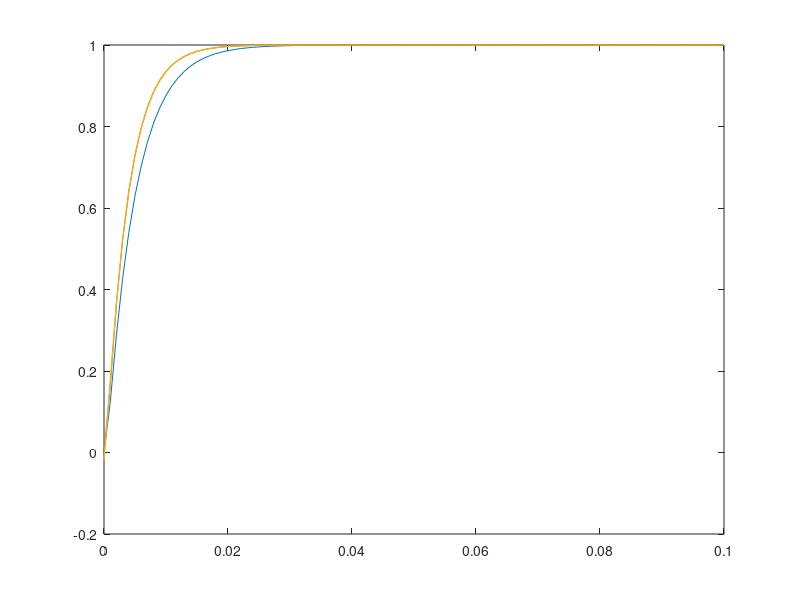

Recreate this plot in MATLAB.
%% Observador
clc, clear
% Define the system transfer function
R1 = 2e3;
C1 = 1e-6;
R2 = 1e3;
C2 = 1e-6;

A = [-(1/R1+1/R2)/C1 1/(R2*C1);1/(R2*C2) -1/(R2*C2)];
B = [1/(R1*C1); 0];
C = [0 1];

% Sistema en variables de estado continuo
sys = ss(A,B,C,0);

% Paso de muestreo y tiempo de simulación
h = 1e-3;
t = 0:h:0.1;

% Sistema en variables de estado discretas
sysd = c2d(sys,h);

P = pole(sys);

Po = [-10*max(abs(P));-11*max(abs(P))];

Pod = exp(Po*h);

L = place(sysd.A',sysd.C',Pod)';

n = length(sysd.A);
N = length(t);
% Simulación del sistema
x = zeros(n,N);
x_est = zeros(n,N);
y = zeros(1,N);
y_est = zeros(1,N);
u = ones(1,N);

% x(:,1) = [0.02;0.01];
x_est(:,1) = [0.01;-0.02];

for i=1:length(t)
    % sist 'real'
    x(:,i+1) = sysd.A*x(:,i) + sysd.B*u(i);
    y(i) = sysd.C*x(:,i);
    % syst est
    x_est(:,i+1) = sysd.A*x_est(:,i) + sysd.B*u(i) + L*(y(i)-sysd.C*x_est(:,i));
    y_est(i) = sysd.C*x_est(:,i);
end

close all
plot(t,y,t,y_est,'LineWidth',1)
% figure
% plot(t,x_est(1,2:end),t,x_est(2,2:end))
% hold on
% plot(t,x_est(1,2:end),t,x_est(2,2:end))

%% Realimentación de estados con observador
Pd = exp(P*1.3*h);

K = place(sysd.A,sysd.B,Pd);

x_lc = zeros(n,N);
y_lc = zeros(1,N);
r    = ones(1,N);

sysdlc = ss(sysd.A-sysd.B*K,sysd.B,sysd.C,sysd.D);
g = sysdlc.C*(eye(2)-sysdlc.A)^(-1)*sysdlc.B;  % GEE, para sist. discreto
Ko = 1/g;

for i=1:length(t)
    u(i) = Ko*r(i) - K*x_est(:,i);
    % Sistema 'real'
    x_lc(:,i+1) = sysd.A*x_lc(:,i) + sysd.B*u(i);
    y_lc(i)     = sysd.C*x_lc(:,i);
    % Observador
    x_est(:,i+1) = sysd.A*x_est(:,i) + sysd.B*u(i) + L*(y_lc(i)-sysd.C*x_est(:,i));
    y_est(i)     = sysd.C*x_est(:,i);
end

close all
plot(t,y,t,y_lc,t,y_est,'LineWidth',1)

